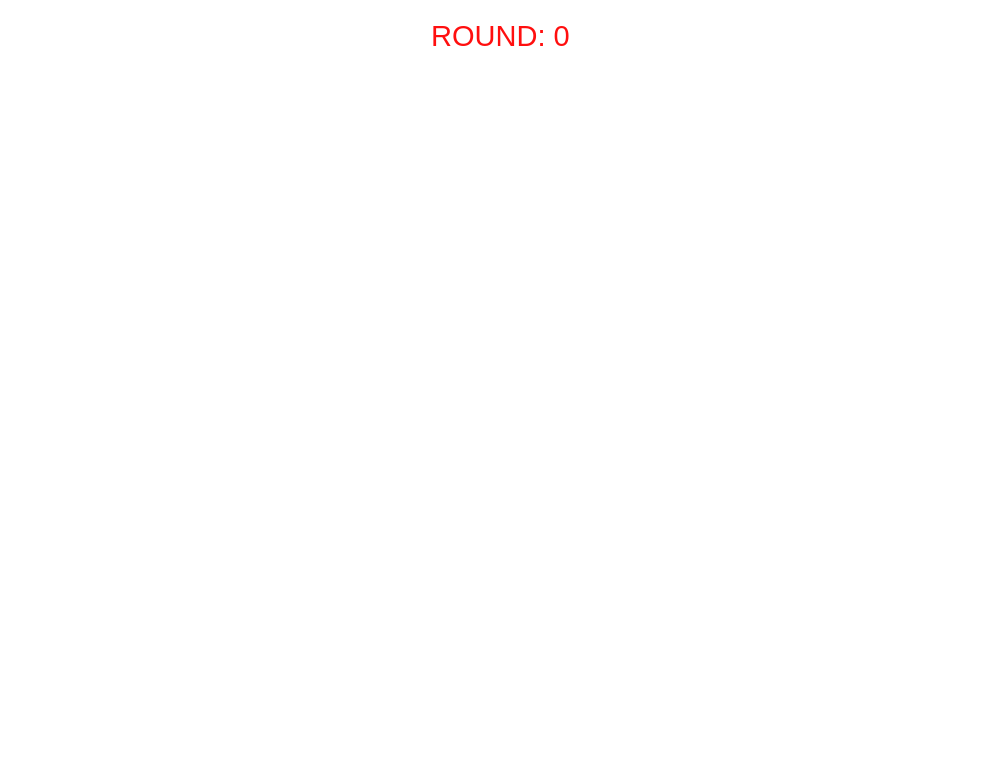
<?xml version="1.0" encoding="UTF-8"?>
<ui version="4.0">
 <class>MainWindow</class>
 <widget class="QMainWindow" name="MainWindow">
  <property name="geometry">
   <rect>
    <x>0</x>
    <y>0</y>
    <width>1000</width>
    <height>768</height>
   </rect>
  </property>
  <property name="windowTitle">
   <string>MainWindow</string>
  </property>
  <property name="styleSheet">
   <string notr="true">background-color: rgb(255, 255, 255);</string>
  </property>
  <widget class="QWidget" name="centralwidget">
   <widget class="QLabel" name="label">
    <property name="geometry">
     <rect>
      <x>420</x>
      <y>10</y>
      <width>161</width>
      <height>51</height>
     </rect>
    </property>
    <property name="font">
     <font>
      <pointsize>22</pointsize>
     </font>
    </property>
    <property name="styleSheet">
     <string notr="true">color: rgb(255, 15, 15);</string>
    </property>
    <property name="text">
     <string>ROUND: 0</string>
    </property>
    <property name="alignment">
     <set>Qt::AlignCenter</set>
    </property>
   </widget>
  </widget>
 </widget>
 <resources>
  <include location="images/img.qrc"/>
 </resources>
 <connections/>
</ui>
